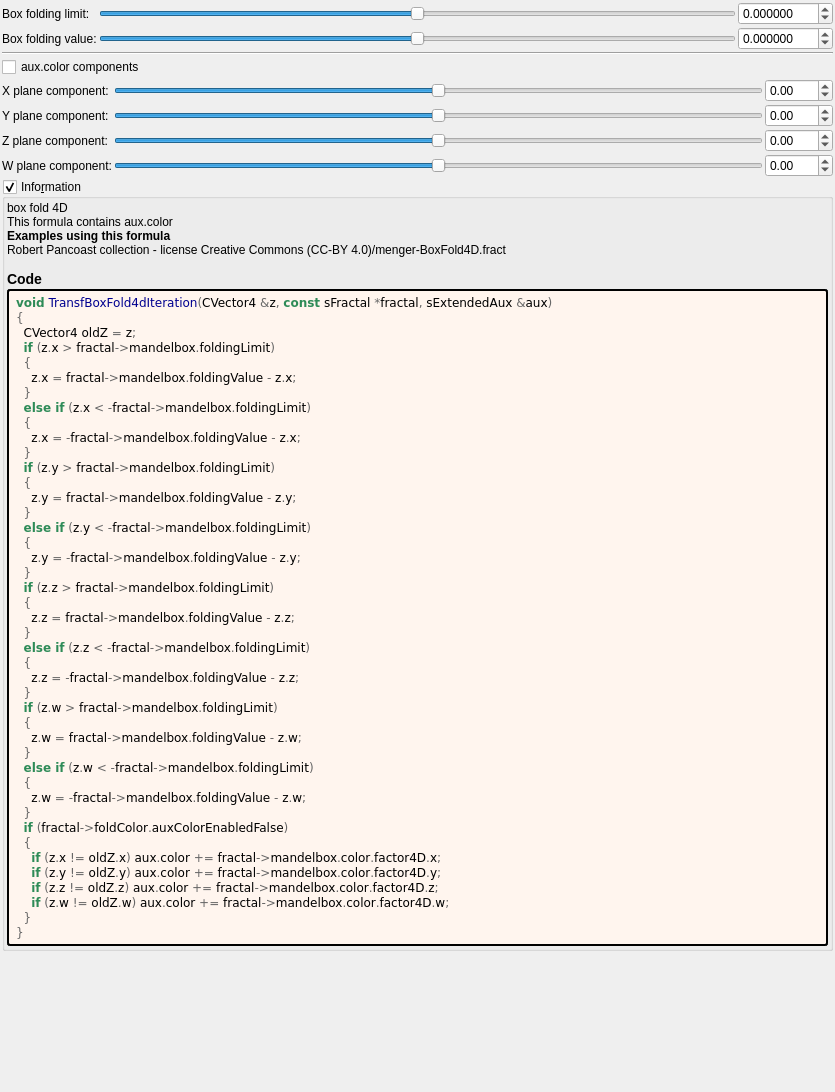
<?xml version="1.0" encoding="UTF-8"?>
<ui version="4.0">
 <class>transf_box_fold4d</class>
 <widget class="QWidget" name="Form">
  <property name="geometry">
   <rect>
    <x>0</x>
    <y>0</y>
    <width>835</width>
    <height>1092</height>
   </rect>
  </property>
  <property name="windowTitle">
   <string notr="true">transf_box_fold4d</string>
  </property>
  <layout class="QVBoxLayout" name="verticalLayout">
   <property name="spacing">
    <number>2</number>
   </property>
   <property name="leftMargin">
    <number>2</number>
   </property>
   <property name="topMargin">
    <number>2</number>
   </property>
   <property name="rightMargin">
    <number>2</number>
   </property>
   <property name="bottomMargin">
    <number>2</number>
   </property>
   <item>
    <layout class="QGridLayout" name="gridLayout_12">
     <property name="spacing">
      <number>2</number>
     </property>
     <item row="0" column="2">
      <widget class="MyDoubleSpinBox" name="spinbox_mandelbox_folding_limit">
       <property name="sizePolicy">
        <sizepolicy hsizetype="Minimum" vsizetype="Maximum">
         <horstretch>0</horstretch>
         <verstretch>0</verstretch>
        </sizepolicy>
       </property>
       <property name="prefix">
        <string/>
       </property>
       <property name="suffix">
        <string/>
       </property>
       <property name="decimals">
        <number>6</number>
       </property>
       <property name="minimum">
        <double>-100.000000000000000</double>
       </property>
       <property name="maximum">
        <double>100.000000000000000</double>
       </property>
       <property name="singleStep">
        <double>0.100000000000000</double>
       </property>
      </widget>
     </item>
     <item row="1" column="0">
      <widget class="QLabel" name="label_46">
       <property name="text">
        <string>Box folding value:</string>
       </property>
      </widget>
     </item>
     <item row="1" column="2">
      <widget class="MyDoubleSpinBox" name="spinbox_mandelbox_folding_value">
       <property name="sizePolicy">
        <sizepolicy hsizetype="Minimum" vsizetype="Maximum">
         <horstretch>0</horstretch>
         <verstretch>0</verstretch>
        </sizepolicy>
       </property>
       <property name="prefix">
        <string/>
       </property>
       <property name="suffix">
        <string/>
       </property>
       <property name="decimals">
        <number>6</number>
       </property>
       <property name="minimum">
        <double>-100.000000000000000</double>
       </property>
       <property name="maximum">
        <double>100.000000000000000</double>
       </property>
       <property name="singleStep">
        <double>0.100000000000000</double>
       </property>
      </widget>
     </item>
     <item row="1" column="1">
      <widget class="QSlider" name="slider_mandelbox_folding_value">
       <property name="sizePolicy">
        <sizepolicy hsizetype="Expanding" vsizetype="Maximum">
         <horstretch>0</horstretch>
         <verstretch>0</verstretch>
        </sizepolicy>
       </property>
       <property name="minimum">
        <number>-10000000</number>
       </property>
       <property name="maximum">
        <number>10000000</number>
       </property>
       <property name="singleStep">
        <number>1</number>
       </property>
       <property name="orientation">
        <enum>Qt::Horizontal</enum>
       </property>
      </widget>
     </item>
     <item row="0" column="1">
      <widget class="QSlider" name="slider_mandelbox_folding_limit">
       <property name="sizePolicy">
        <sizepolicy hsizetype="Expanding" vsizetype="Maximum">
         <horstretch>0</horstretch>
         <verstretch>0</verstretch>
        </sizepolicy>
       </property>
       <property name="minimum">
        <number>-10000000</number>
       </property>
       <property name="maximum">
        <number>10000000</number>
       </property>
       <property name="singleStep">
        <number>1</number>
       </property>
       <property name="orientation">
        <enum>Qt::Horizontal</enum>
       </property>
      </widget>
     </item>
     <item row="0" column="0">
      <widget class="QLabel" name="label_47">
       <property name="text">
        <string>Box folding limit:</string>
       </property>
      </widget>
     </item>
    </layout>
   </item>
   <item>
    <widget class="Line" name="line_40">
     <property name="orientation">
      <enum>Qt::Horizontal</enum>
     </property>
    </widget>
   </item>
   <item>
    <layout class="QGridLayout" name="gridLayout_4">
     <property name="spacing">
      <number>2</number>
     </property>
     <item row="4" column="2">
      <widget class="MyDoubleSpinBox" name="spinbox4_mandelbox_color_4D_z">
       <property name="sizePolicy">
        <sizepolicy hsizetype="Minimum" vsizetype="Maximum">
         <horstretch>0</horstretch>
         <verstretch>0</verstretch>
        </sizepolicy>
       </property>
       <property name="prefix">
        <string/>
       </property>
       <property name="suffix">
        <string/>
       </property>
       <property name="decimals">
        <number>2</number>
       </property>
       <property name="minimum">
        <double>-100.000000000000000</double>
       </property>
       <property name="maximum">
        <double>100.000000000000000</double>
       </property>
       <property name="singleStep">
        <double>0.100000000000000</double>
       </property>
      </widget>
     </item>
     <item row="2" column="1">
      <widget class="QSlider" name="slider4_mandelbox_color_4D_x">
       <property name="sizePolicy">
        <sizepolicy hsizetype="Expanding" vsizetype="Maximum">
         <horstretch>0</horstretch>
         <verstretch>0</verstretch>
        </sizepolicy>
       </property>
       <property name="minimum">
        <number>-500</number>
       </property>
       <property name="maximum">
        <number>500</number>
       </property>
       <property name="singleStep">
        <number>1</number>
       </property>
       <property name="orientation">
        <enum>Qt::Horizontal</enum>
       </property>
      </widget>
     </item>
     <item row="3" column="1">
      <widget class="QSlider" name="slider4_mandelbox_color_4D_y">
       <property name="sizePolicy">
        <sizepolicy hsizetype="Expanding" vsizetype="Maximum">
         <horstretch>0</horstretch>
         <verstretch>0</verstretch>
        </sizepolicy>
       </property>
       <property name="minimum">
        <number>-500</number>
       </property>
       <property name="maximum">
        <number>500</number>
       </property>
       <property name="singleStep">
        <number>1</number>
       </property>
       <property name="orientation">
        <enum>Qt::Horizontal</enum>
       </property>
      </widget>
     </item>
     <item row="5" column="2">
      <widget class="MyDoubleSpinBox" name="spinbox4_mandelbox_color_4D_w">
       <property name="sizePolicy">
        <sizepolicy hsizetype="Minimum" vsizetype="Maximum">
         <horstretch>0</horstretch>
         <verstretch>0</verstretch>
        </sizepolicy>
       </property>
       <property name="prefix">
        <string/>
       </property>
       <property name="suffix">
        <string/>
       </property>
       <property name="decimals">
        <number>2</number>
       </property>
       <property name="minimum">
        <double>-100.000000000000000</double>
       </property>
       <property name="maximum">
        <double>100.000000000000000</double>
       </property>
       <property name="singleStep">
        <double>0.100000000000000</double>
       </property>
      </widget>
     </item>
     <item row="5" column="1">
      <widget class="QSlider" name="slider4_mandelbox_color_4D_w">
       <property name="sizePolicy">
        <sizepolicy hsizetype="Expanding" vsizetype="Maximum">
         <horstretch>0</horstretch>
         <verstretch>0</verstretch>
        </sizepolicy>
       </property>
       <property name="minimum">
        <number>-500</number>
       </property>
       <property name="maximum">
        <number>500</number>
       </property>
       <property name="singleStep">
        <number>1</number>
       </property>
       <property name="orientation">
        <enum>Qt::Horizontal</enum>
       </property>
      </widget>
     </item>
     <item row="5" column="0">
      <widget class="QLabel" name="label_30">
       <property name="text">
        <string>W plane component:</string>
       </property>
      </widget>
     </item>
     <item row="4" column="1">
      <widget class="QSlider" name="slider4_mandelbox_color_4D_z">
       <property name="sizePolicy">
        <sizepolicy hsizetype="Expanding" vsizetype="Maximum">
         <horstretch>0</horstretch>
         <verstretch>0</verstretch>
        </sizepolicy>
       </property>
       <property name="minimum">
        <number>-500</number>
       </property>
       <property name="maximum">
        <number>500</number>
       </property>
       <property name="singleStep">
        <number>1</number>
       </property>
       <property name="orientation">
        <enum>Qt::Horizontal</enum>
       </property>
      </widget>
     </item>
     <item row="3" column="2">
      <widget class="MyDoubleSpinBox" name="spinbox4_mandelbox_color_4D_y">
       <property name="sizePolicy">
        <sizepolicy hsizetype="Minimum" vsizetype="Maximum">
         <horstretch>0</horstretch>
         <verstretch>0</verstretch>
        </sizepolicy>
       </property>
       <property name="prefix">
        <string/>
       </property>
       <property name="suffix">
        <string/>
       </property>
       <property name="decimals">
        <number>2</number>
       </property>
       <property name="minimum">
        <double>-100.000000000000000</double>
       </property>
       <property name="maximum">
        <double>100.000000000000000</double>
       </property>
       <property name="singleStep">
        <double>0.100000000000000</double>
       </property>
      </widget>
     </item>
     <item row="2" column="2">
      <widget class="MyDoubleSpinBox" name="spinbox4_mandelbox_color_4D_x">
       <property name="sizePolicy">
        <sizepolicy hsizetype="Minimum" vsizetype="Maximum">
         <horstretch>0</horstretch>
         <verstretch>0</verstretch>
        </sizepolicy>
       </property>
       <property name="prefix">
        <string/>
       </property>
       <property name="suffix">
        <string/>
       </property>
       <property name="decimals">
        <number>2</number>
       </property>
       <property name="minimum">
        <double>-100.000000000000000</double>
       </property>
       <property name="maximum">
        <double>100.000000000000000</double>
       </property>
       <property name="singleStep">
        <double>0.100000000000000</double>
       </property>
      </widget>
     </item>
     <item row="4" column="0">
      <widget class="QLabel" name="label_27">
       <property name="text">
        <string>Z plane component:</string>
       </property>
      </widget>
     </item>
     <item row="3" column="0">
      <widget class="QLabel" name="label_26">
       <property name="text">
        <string>Y plane component:</string>
       </property>
      </widget>
     </item>
     <item row="2" column="0">
      <widget class="QLabel" name="label_25">
       <property name="text">
        <string>X plane component:</string>
       </property>
      </widget>
     </item>
     <item row="1" column="0" colspan="2">
      <widget class="QCheckBox" name="checkBox_fold_color_aux_color_enabled_false">
       <property name="text">
        <string notr="true">aux.color components</string>
       </property>
      </widget>
     </item>
    </layout>
   </item>
   <item>
    <widget class="MyGroupBox" name="groupCheck_info">
     <property name="title">
      <string>Info&amp;rmation</string>
     </property>
     <property name="flat">
      <bool>false</bool>
     </property>
     <property name="checkable">
      <bool>true</bool>
     </property>
     <layout class="QVBoxLayout" name="verticalLayout_2">
      <property name="spacing">
       <number>2</number>
      </property>
      <property name="leftMargin">
       <number>2</number>
      </property>
      <property name="topMargin">
       <number>2</number>
      </property>
      <property name="rightMargin">
       <number>2</number>
      </property>
      <property name="bottomMargin">
       <number>2</number>
      </property>
      <item>
	   <widget class="QLabel" name="label_information_general">
	    <property name="text">
		 <string notr="true">&lt;p&gt;box fold 4D&lt;br&gt;This formula contains aux.color&lt;/p&gt;&lt;table&gt;
&lt;/table&gt;
&lt;br&gt;&lt;b&gt;Examples using this formula&lt;/b&gt;&lt;br&gt;Robert Pancoast collection - license Creative Commons (CC-BY 4.0)/menger-BoxFold4D.fract&lt;h3&gt;Code&lt;/h3&gt;</string>
		</property>
		<property name="wordWrap">
		 <bool>true</bool>
		</property>
		<property name="openExternalLinks">
		 <bool>true</bool>
		</property>
		<property name="textInteractionFlags">
		 <set>Qt::LinksAccessibleByMouse|Qt::TextSelectableByMouse</set>
		</property>
		</widget>
	   </item>
	   <item>
	    <widget class="QLabel" name="label_code_content">
		 <property name="text">
		  <string notr="true">&lt;body style=&quot;background-color:#fff5ee&quot;&gt;
&lt;pre style=&quot;color:#000000; background-color:#fff5ee;  font-family:'Courier New',monospace;&quot;&gt;&lt;span style=&quot;color:#2e8b57; font-weight:bold&quot;&gt;void&lt;/span&gt; &lt;span style=&quot;color:#00008f&quot;&gt;TransfBoxFold4dIteration&lt;/span&gt;&lt;span style=&quot;color:#676767&quot;&gt;(&lt;/span&gt;CVector4 &lt;span style=&quot;color:#676767&quot;&gt;&amp;amp;&lt;/span&gt;z&lt;span style=&quot;color:#676767&quot;&gt;,&lt;/span&gt; &lt;span style=&quot;color:#2e8b57; font-weight:bold&quot;&gt;const&lt;/span&gt; sFractal &lt;span style=&quot;color:#676767&quot;&gt;*&lt;/span&gt;fractal&lt;span style=&quot;color:#676767&quot;&gt;,&lt;/span&gt; sExtendedAux &lt;span style=&quot;color:#676767&quot;&gt;&amp;amp;&lt;/span&gt;aux&lt;span style=&quot;color:#676767&quot;&gt;)&lt;/span&gt;
&lt;span style=&quot;color:#676767&quot;&gt;{&lt;/span&gt;
  CVector4 oldZ &lt;span style=&quot;color:#676767&quot;&gt;=&lt;/span&gt; z&lt;span style=&quot;color:#676767&quot;&gt;;&lt;/span&gt;
  &lt;span style=&quot;color:#2e8b57; font-weight:bold&quot;&gt;if&lt;/span&gt; &lt;span style=&quot;color:#676767&quot;&gt;(&lt;/span&gt;z&lt;span style=&quot;color:#676767&quot;&gt;.&lt;/span&gt;x &lt;span style=&quot;color:#676767&quot;&gt;&amp;gt;&lt;/span&gt; fractal&lt;span style=&quot;color:#676767&quot;&gt;-&amp;gt;&lt;/span&gt;mandelbox&lt;span style=&quot;color:#676767&quot;&gt;.&lt;/span&gt;foldingLimit&lt;span style=&quot;color:#676767&quot;&gt;)&lt;/span&gt;
  &lt;span style=&quot;color:#676767&quot;&gt;{&lt;/span&gt;
    z&lt;span style=&quot;color:#676767&quot;&gt;.&lt;/span&gt;x &lt;span style=&quot;color:#676767&quot;&gt;=&lt;/span&gt; fractal&lt;span style=&quot;color:#676767&quot;&gt;-&amp;gt;&lt;/span&gt;mandelbox&lt;span style=&quot;color:#676767&quot;&gt;.&lt;/span&gt;foldingValue &lt;span style=&quot;color:#676767&quot;&gt;-&lt;/span&gt; z&lt;span style=&quot;color:#676767&quot;&gt;.&lt;/span&gt;x&lt;span style=&quot;color:#676767&quot;&gt;;&lt;/span&gt;
  &lt;span style=&quot;color:#676767&quot;&gt;}&lt;/span&gt;
  &lt;span style=&quot;color:#2e8b57; font-weight:bold&quot;&gt;else if&lt;/span&gt; &lt;span style=&quot;color:#676767&quot;&gt;(&lt;/span&gt;z&lt;span style=&quot;color:#676767&quot;&gt;.&lt;/span&gt;x &lt;span style=&quot;color:#676767&quot;&gt;&amp;lt; -&lt;/span&gt;fractal&lt;span style=&quot;color:#676767&quot;&gt;-&amp;gt;&lt;/span&gt;mandelbox&lt;span style=&quot;color:#676767&quot;&gt;.&lt;/span&gt;foldingLimit&lt;span style=&quot;color:#676767&quot;&gt;)&lt;/span&gt;
  &lt;span style=&quot;color:#676767&quot;&gt;{&lt;/span&gt;
    z&lt;span style=&quot;color:#676767&quot;&gt;.&lt;/span&gt;x &lt;span style=&quot;color:#676767&quot;&gt;= -&lt;/span&gt;fractal&lt;span style=&quot;color:#676767&quot;&gt;-&amp;gt;&lt;/span&gt;mandelbox&lt;span style=&quot;color:#676767&quot;&gt;.&lt;/span&gt;foldingValue &lt;span style=&quot;color:#676767&quot;&gt;-&lt;/span&gt; z&lt;span style=&quot;color:#676767&quot;&gt;.&lt;/span&gt;x&lt;span style=&quot;color:#676767&quot;&gt;;&lt;/span&gt;
  &lt;span style=&quot;color:#676767&quot;&gt;}&lt;/span&gt;
  &lt;span style=&quot;color:#2e8b57; font-weight:bold&quot;&gt;if&lt;/span&gt; &lt;span style=&quot;color:#676767&quot;&gt;(&lt;/span&gt;z&lt;span style=&quot;color:#676767&quot;&gt;.&lt;/span&gt;y &lt;span style=&quot;color:#676767&quot;&gt;&amp;gt;&lt;/span&gt; fractal&lt;span style=&quot;color:#676767&quot;&gt;-&amp;gt;&lt;/span&gt;mandelbox&lt;span style=&quot;color:#676767&quot;&gt;.&lt;/span&gt;foldingLimit&lt;span style=&quot;color:#676767&quot;&gt;)&lt;/span&gt;
  &lt;span style=&quot;color:#676767&quot;&gt;{&lt;/span&gt;
    z&lt;span style=&quot;color:#676767&quot;&gt;.&lt;/span&gt;y &lt;span style=&quot;color:#676767&quot;&gt;=&lt;/span&gt; fractal&lt;span style=&quot;color:#676767&quot;&gt;-&amp;gt;&lt;/span&gt;mandelbox&lt;span style=&quot;color:#676767&quot;&gt;.&lt;/span&gt;foldingValue &lt;span style=&quot;color:#676767&quot;&gt;-&lt;/span&gt; z&lt;span style=&quot;color:#676767&quot;&gt;.&lt;/span&gt;y&lt;span style=&quot;color:#676767&quot;&gt;;&lt;/span&gt;
  &lt;span style=&quot;color:#676767&quot;&gt;}&lt;/span&gt;
  &lt;span style=&quot;color:#2e8b57; font-weight:bold&quot;&gt;else if&lt;/span&gt; &lt;span style=&quot;color:#676767&quot;&gt;(&lt;/span&gt;z&lt;span style=&quot;color:#676767&quot;&gt;.&lt;/span&gt;y &lt;span style=&quot;color:#676767&quot;&gt;&amp;lt; -&lt;/span&gt;fractal&lt;span style=&quot;color:#676767&quot;&gt;-&amp;gt;&lt;/span&gt;mandelbox&lt;span style=&quot;color:#676767&quot;&gt;.&lt;/span&gt;foldingLimit&lt;span style=&quot;color:#676767&quot;&gt;)&lt;/span&gt;
  &lt;span style=&quot;color:#676767&quot;&gt;{&lt;/span&gt;
    z&lt;span style=&quot;color:#676767&quot;&gt;.&lt;/span&gt;y &lt;span style=&quot;color:#676767&quot;&gt;= -&lt;/span&gt;fractal&lt;span style=&quot;color:#676767&quot;&gt;-&amp;gt;&lt;/span&gt;mandelbox&lt;span style=&quot;color:#676767&quot;&gt;.&lt;/span&gt;foldingValue &lt;span style=&quot;color:#676767&quot;&gt;-&lt;/span&gt; z&lt;span style=&quot;color:#676767&quot;&gt;.&lt;/span&gt;y&lt;span style=&quot;color:#676767&quot;&gt;;&lt;/span&gt;
  &lt;span style=&quot;color:#676767&quot;&gt;}&lt;/span&gt;
  &lt;span style=&quot;color:#2e8b57; font-weight:bold&quot;&gt;if&lt;/span&gt; &lt;span style=&quot;color:#676767&quot;&gt;(&lt;/span&gt;z&lt;span style=&quot;color:#676767&quot;&gt;.&lt;/span&gt;z &lt;span style=&quot;color:#676767&quot;&gt;&amp;gt;&lt;/span&gt; fractal&lt;span style=&quot;color:#676767&quot;&gt;-&amp;gt;&lt;/span&gt;mandelbox&lt;span style=&quot;color:#676767&quot;&gt;.&lt;/span&gt;foldingLimit&lt;span style=&quot;color:#676767&quot;&gt;)&lt;/span&gt;
  &lt;span style=&quot;color:#676767&quot;&gt;{&lt;/span&gt;
    z&lt;span style=&quot;color:#676767&quot;&gt;.&lt;/span&gt;z &lt;span style=&quot;color:#676767&quot;&gt;=&lt;/span&gt; fractal&lt;span style=&quot;color:#676767&quot;&gt;-&amp;gt;&lt;/span&gt;mandelbox&lt;span style=&quot;color:#676767&quot;&gt;.&lt;/span&gt;foldingValue &lt;span style=&quot;color:#676767&quot;&gt;-&lt;/span&gt; z&lt;span style=&quot;color:#676767&quot;&gt;.&lt;/span&gt;z&lt;span style=&quot;color:#676767&quot;&gt;;&lt;/span&gt;
  &lt;span style=&quot;color:#676767&quot;&gt;}&lt;/span&gt;
  &lt;span style=&quot;color:#2e8b57; font-weight:bold&quot;&gt;else if&lt;/span&gt; &lt;span style=&quot;color:#676767&quot;&gt;(&lt;/span&gt;z&lt;span style=&quot;color:#676767&quot;&gt;.&lt;/span&gt;z &lt;span style=&quot;color:#676767&quot;&gt;&amp;lt; -&lt;/span&gt;fractal&lt;span style=&quot;color:#676767&quot;&gt;-&amp;gt;&lt;/span&gt;mandelbox&lt;span style=&quot;color:#676767&quot;&gt;.&lt;/span&gt;foldingLimit&lt;span style=&quot;color:#676767&quot;&gt;)&lt;/span&gt;
  &lt;span style=&quot;color:#676767&quot;&gt;{&lt;/span&gt;
    z&lt;span style=&quot;color:#676767&quot;&gt;.&lt;/span&gt;z &lt;span style=&quot;color:#676767&quot;&gt;= -&lt;/span&gt;fractal&lt;span style=&quot;color:#676767&quot;&gt;-&amp;gt;&lt;/span&gt;mandelbox&lt;span style=&quot;color:#676767&quot;&gt;.&lt;/span&gt;foldingValue &lt;span style=&quot;color:#676767&quot;&gt;-&lt;/span&gt; z&lt;span style=&quot;color:#676767&quot;&gt;.&lt;/span&gt;z&lt;span style=&quot;color:#676767&quot;&gt;;&lt;/span&gt;
  &lt;span style=&quot;color:#676767&quot;&gt;}&lt;/span&gt;
  &lt;span style=&quot;color:#2e8b57; font-weight:bold&quot;&gt;if&lt;/span&gt; &lt;span style=&quot;color:#676767&quot;&gt;(&lt;/span&gt;z&lt;span style=&quot;color:#676767&quot;&gt;.&lt;/span&gt;w &lt;span style=&quot;color:#676767&quot;&gt;&amp;gt;&lt;/span&gt; fractal&lt;span style=&quot;color:#676767&quot;&gt;-&amp;gt;&lt;/span&gt;mandelbox&lt;span style=&quot;color:#676767&quot;&gt;.&lt;/span&gt;foldingLimit&lt;span style=&quot;color:#676767&quot;&gt;)&lt;/span&gt;
  &lt;span style=&quot;color:#676767&quot;&gt;{&lt;/span&gt;
    z&lt;span style=&quot;color:#676767&quot;&gt;.&lt;/span&gt;w &lt;span style=&quot;color:#676767&quot;&gt;=&lt;/span&gt; fractal&lt;span style=&quot;color:#676767&quot;&gt;-&amp;gt;&lt;/span&gt;mandelbox&lt;span style=&quot;color:#676767&quot;&gt;.&lt;/span&gt;foldingValue &lt;span style=&quot;color:#676767&quot;&gt;-&lt;/span&gt; z&lt;span style=&quot;color:#676767&quot;&gt;.&lt;/span&gt;w&lt;span style=&quot;color:#676767&quot;&gt;;&lt;/span&gt;
  &lt;span style=&quot;color:#676767&quot;&gt;}&lt;/span&gt;
  &lt;span style=&quot;color:#2e8b57; font-weight:bold&quot;&gt;else if&lt;/span&gt; &lt;span style=&quot;color:#676767&quot;&gt;(&lt;/span&gt;z&lt;span style=&quot;color:#676767&quot;&gt;.&lt;/span&gt;w &lt;span style=&quot;color:#676767&quot;&gt;&amp;lt; -&lt;/span&gt;fractal&lt;span style=&quot;color:#676767&quot;&gt;-&amp;gt;&lt;/span&gt;mandelbox&lt;span style=&quot;color:#676767&quot;&gt;.&lt;/span&gt;foldingLimit&lt;span style=&quot;color:#676767&quot;&gt;)&lt;/span&gt;
  &lt;span style=&quot;color:#676767&quot;&gt;{&lt;/span&gt;
    z&lt;span style=&quot;color:#676767&quot;&gt;.&lt;/span&gt;w &lt;span style=&quot;color:#676767&quot;&gt;= -&lt;/span&gt;fractal&lt;span style=&quot;color:#676767&quot;&gt;-&amp;gt;&lt;/span&gt;mandelbox&lt;span style=&quot;color:#676767&quot;&gt;.&lt;/span&gt;foldingValue &lt;span style=&quot;color:#676767&quot;&gt;-&lt;/span&gt; z&lt;span style=&quot;color:#676767&quot;&gt;.&lt;/span&gt;w&lt;span style=&quot;color:#676767&quot;&gt;;&lt;/span&gt;
  &lt;span style=&quot;color:#676767&quot;&gt;}&lt;/span&gt;
  &lt;span style=&quot;color:#2e8b57; font-weight:bold&quot;&gt;if&lt;/span&gt; &lt;span style=&quot;color:#676767&quot;&gt;(&lt;/span&gt;fractal&lt;span style=&quot;color:#676767&quot;&gt;-&amp;gt;&lt;/span&gt;foldColor&lt;span style=&quot;color:#676767&quot;&gt;.&lt;/span&gt;auxColorEnabledFalse&lt;span style=&quot;color:#676767&quot;&gt;)&lt;/span&gt;
  &lt;span style=&quot;color:#676767&quot;&gt;{&lt;/span&gt;
    &lt;span style=&quot;color:#2e8b57; font-weight:bold&quot;&gt;if&lt;/span&gt; &lt;span style=&quot;color:#676767&quot;&gt;(&lt;/span&gt;z&lt;span style=&quot;color:#676767&quot;&gt;.&lt;/span&gt;x &lt;span style=&quot;color:#676767&quot;&gt;!=&lt;/span&gt; oldZ&lt;span style=&quot;color:#676767&quot;&gt;.&lt;/span&gt;x&lt;span style=&quot;color:#676767&quot;&gt;)&lt;/span&gt; aux&lt;span style=&quot;color:#676767&quot;&gt;.&lt;/span&gt;color &lt;span style=&quot;color:#676767&quot;&gt;+=&lt;/span&gt; fractal&lt;span style=&quot;color:#676767&quot;&gt;-&amp;gt;&lt;/span&gt;mandelbox&lt;span style=&quot;color:#676767&quot;&gt;.&lt;/span&gt;color&lt;span style=&quot;color:#676767&quot;&gt;.&lt;/span&gt;factor4D&lt;span style=&quot;color:#676767&quot;&gt;.&lt;/span&gt;x&lt;span style=&quot;color:#676767&quot;&gt;;&lt;/span&gt;
    &lt;span style=&quot;color:#2e8b57; font-weight:bold&quot;&gt;if&lt;/span&gt; &lt;span style=&quot;color:#676767&quot;&gt;(&lt;/span&gt;z&lt;span style=&quot;color:#676767&quot;&gt;.&lt;/span&gt;y &lt;span style=&quot;color:#676767&quot;&gt;!=&lt;/span&gt; oldZ&lt;span style=&quot;color:#676767&quot;&gt;.&lt;/span&gt;y&lt;span style=&quot;color:#676767&quot;&gt;)&lt;/span&gt; aux&lt;span style=&quot;color:#676767&quot;&gt;.&lt;/span&gt;color &lt;span style=&quot;color:#676767&quot;&gt;+=&lt;/span&gt; fractal&lt;span style=&quot;color:#676767&quot;&gt;-&amp;gt;&lt;/span&gt;mandelbox&lt;span style=&quot;color:#676767&quot;&gt;.&lt;/span&gt;color&lt;span style=&quot;color:#676767&quot;&gt;.&lt;/span&gt;factor4D&lt;span style=&quot;color:#676767&quot;&gt;.&lt;/span&gt;y&lt;span style=&quot;color:#676767&quot;&gt;;&lt;/span&gt;
    &lt;span style=&quot;color:#2e8b57; font-weight:bold&quot;&gt;if&lt;/span&gt; &lt;span style=&quot;color:#676767&quot;&gt;(&lt;/span&gt;z&lt;span style=&quot;color:#676767&quot;&gt;.&lt;/span&gt;z &lt;span style=&quot;color:#676767&quot;&gt;!=&lt;/span&gt; oldZ&lt;span style=&quot;color:#676767&quot;&gt;.&lt;/span&gt;z&lt;span style=&quot;color:#676767&quot;&gt;)&lt;/span&gt; aux&lt;span style=&quot;color:#676767&quot;&gt;.&lt;/span&gt;color &lt;span style=&quot;color:#676767&quot;&gt;+=&lt;/span&gt; fractal&lt;span style=&quot;color:#676767&quot;&gt;-&amp;gt;&lt;/span&gt;mandelbox&lt;span style=&quot;color:#676767&quot;&gt;.&lt;/span&gt;color&lt;span style=&quot;color:#676767&quot;&gt;.&lt;/span&gt;factor4D&lt;span style=&quot;color:#676767&quot;&gt;.&lt;/span&gt;z&lt;span style=&quot;color:#676767&quot;&gt;;&lt;/span&gt;
    &lt;span style=&quot;color:#2e8b57; font-weight:bold&quot;&gt;if&lt;/span&gt; &lt;span style=&quot;color:#676767&quot;&gt;(&lt;/span&gt;z&lt;span style=&quot;color:#676767&quot;&gt;.&lt;/span&gt;w &lt;span style=&quot;color:#676767&quot;&gt;!=&lt;/span&gt; oldZ&lt;span style=&quot;color:#676767&quot;&gt;.&lt;/span&gt;w&lt;span style=&quot;color:#676767&quot;&gt;)&lt;/span&gt; aux&lt;span style=&quot;color:#676767&quot;&gt;.&lt;/span&gt;color &lt;span style=&quot;color:#676767&quot;&gt;+=&lt;/span&gt; fractal&lt;span style=&quot;color:#676767&quot;&gt;-&amp;gt;&lt;/span&gt;mandelbox&lt;span style=&quot;color:#676767&quot;&gt;.&lt;/span&gt;color&lt;span style=&quot;color:#676767&quot;&gt;.&lt;/span&gt;factor4D&lt;span style=&quot;color:#676767&quot;&gt;.&lt;/span&gt;w&lt;span style=&quot;color:#676767&quot;&gt;;&lt;/span&gt;
  &lt;span style=&quot;color:#676767&quot;&gt;}&lt;/span&gt;
&lt;span style=&quot;color:#676767&quot;&gt;}&lt;/span&gt;
&lt;/pre&gt;
&lt;/body&gt;</string>
		 </property>
		 <property name="wordWrap">
		  <bool>true</bool>
		 </property>
		 <property name="openExternalLinks">
		  <bool>true</bool>
		 </property>
		 <property name="textInteractionFlags">
		  <set>Qt::LinksAccessibleByMouse|Qt::TextSelectableByMouse</set>
		 </property>
		 <property name="styleSheet">
		  <string notr="true">border-style: outset; border-width: 2px; border-radius: 3px; border-color: black; background-color: #fff5ee; padding: 4px;</string>
		  </property>
		 </widget>
		</item>
	   </layout>
    </widget>
   </item>
   <item>
    <spacer name="verticalSpacer_2">
     <property name="orientation">
      <enum>Qt::Vertical</enum>
     </property>
     <property name="sizeHint" stdset="0">
      <size>
       <width>20</width>
       <height>40</height>
      </size>
     </property>
    </spacer>
   </item>
  </layout>
 </widget>
 <customwidgets>
  <customwidget>
   <class>MyGroupBox</class>
   <extends>QGroupBox</extends>
   <header>my_group_box.h</header>
   <container>1</container>
  </customwidget>
  <customwidget>
   <class>MyDoubleSpinBox</class>
   <extends>QDoubleSpinBox</extends>
   <header>my_double_spin_box.h</header>
  </customwidget>
 </customwidgets>
 <tabstops>
  <tabstop>slider_mandelbox_folding_limit</tabstop>
  <tabstop>spinbox_mandelbox_folding_limit</tabstop>
  <tabstop>slider_mandelbox_folding_value</tabstop>
  <tabstop>spinbox_mandelbox_folding_value</tabstop>
  <tabstop>groupCheck_info</tabstop>
 </tabstops>
 <resources/>
 <connections/>
</ui>
